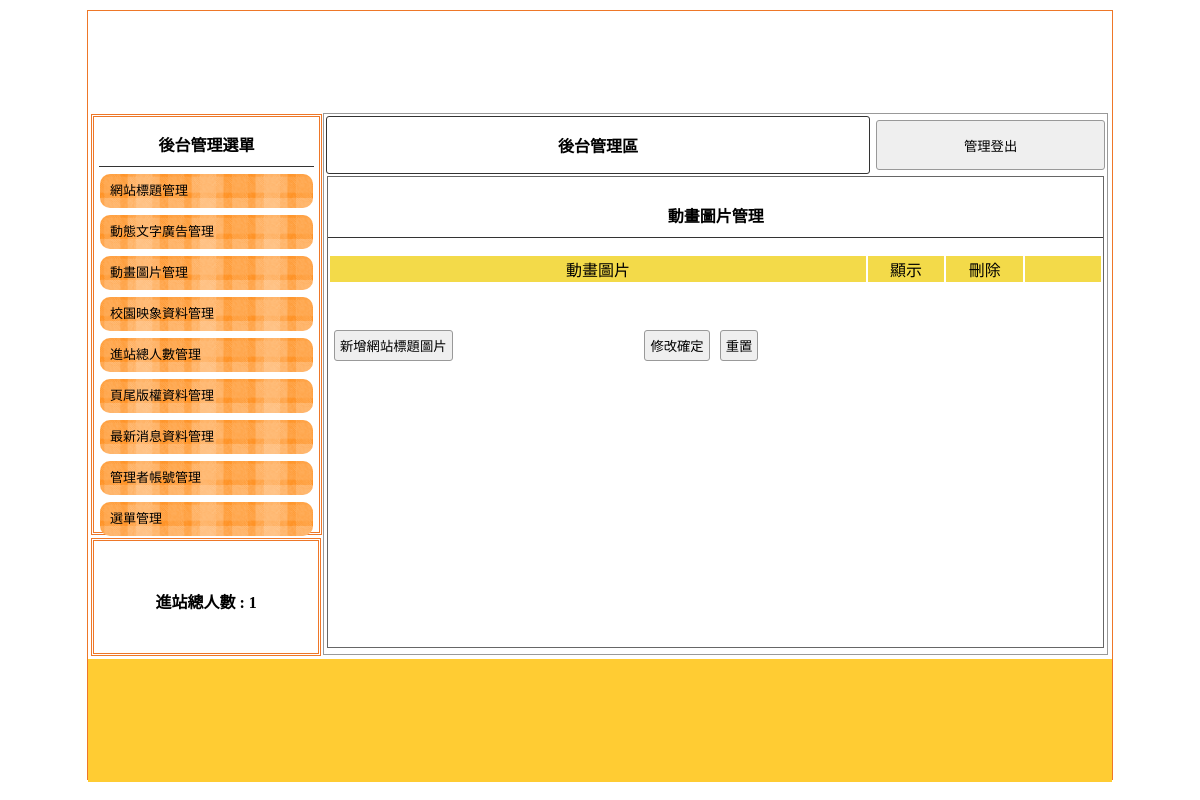
Before: /admin.php?do=mvim with the older database file.
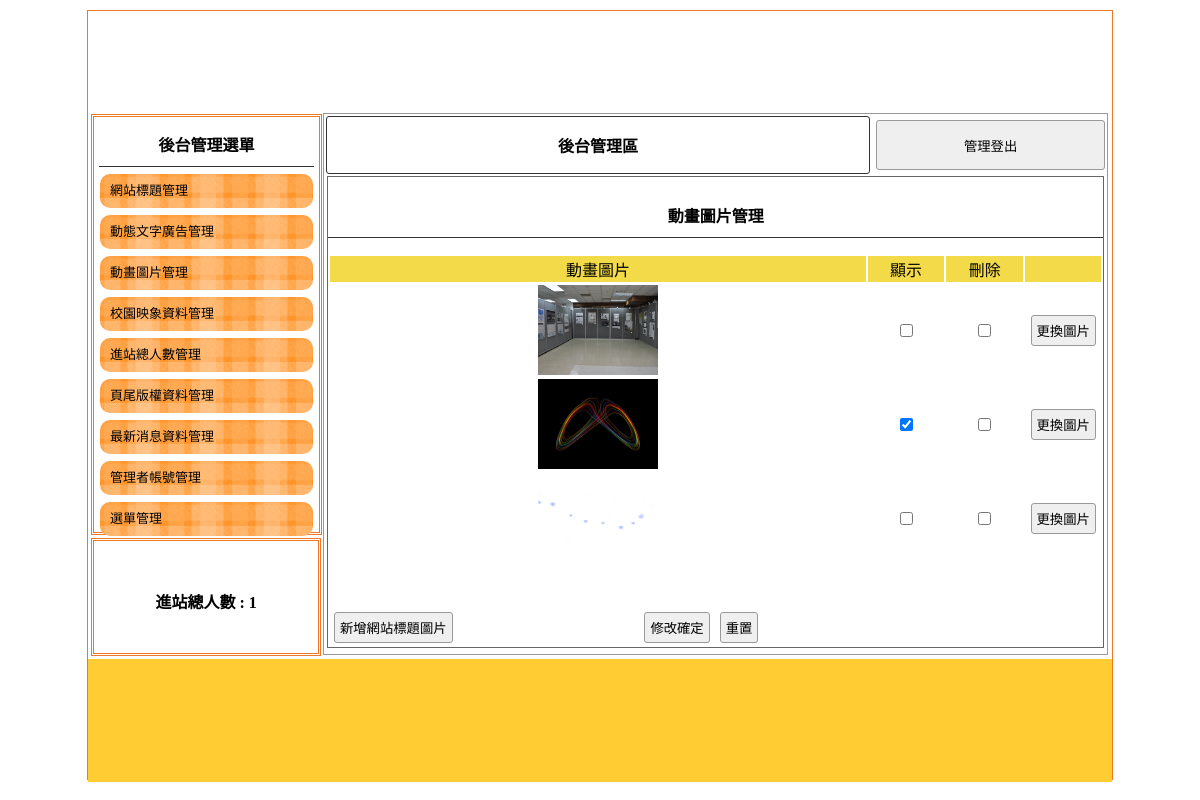
After: the same page with the newer database file.
### tables this page shows
CREATE TABLE `mvim` (
  `id` int(10) UNSIGNED NOT NULL,
  `img` text NOT NULL,
  `sh` int(1) UNSIGNED NOT NULL
);

### api/base.php (called while the page is built, shortened)
<?php
class DB
{
    protected $table;
    protected $dsn = "mysql:host=localhost;charset=utf8;dbname=db15";
    protected $pdo;
    public function __construct($table)
    {
        $this->table = $table;
        $this->pdo = new PDO($this->dsn, 'root', '');
    }
    public function all(...$arg)
    {
        $sql = "select * from  `$this->table`";
        return $this->pdo->query($sql)->fetchAll(PDO::FETCH_ASSOC);
    }
    public function find($arg)
    {
        $sql = "select * from `$this->table` ";
        if (is_array($arg)) {
            $tmp = $this->a2s($arg);
            $sql .= " where " . join(" && ", $tmp);
        } else {
            $sql .= " where `id`='$arg'";
        }
        return $this->pdo->query($sql)->fetch(PDO::FETCH_ASSOC);
    }
    protected function a2s($array)
    {
        $tmp = [];
        foreach ($array as $key => $value) {
            $tmp[] = "`$key`='$value'";
        }
        return $tmp;
    }
}
$Title = new DB('title');
$Mvim = new DB('mvim');

### backend/mvim.php (the view, shortened to what this page needs)
<div style="width:99%; height:87%; margin:auto; overflow:auto; border:#666 1px solid;">
    <p class="t cent botli">動畫圖片管理</p>
    <form method="post" action="./api/edit.php">
        <table width="100%">
            <tbody>
                <tr class="yel">
                    <td width="70%">動畫圖片</td>
                    <td width="10%">顯示</td>
                    <td width="10%">刪除</td>
                    <td></td>
                </tr>
                <?php
                $rows = $Mvim->all();
                foreach ($rows as $row) {
                ?>
                    <tr class='cent'>
                        <td width="70%">
                            <img src="./images/<?= $row['img']; ?>" style='width:120px;height:90px'>
                        </td>
                        <td width="10%">
                            <input type="checkbox" name="sh[]" value="<?= $row['id']; ?>" <?= ($row['sh'] == 1) ? "checked" : ""; ?>>
                        </td>
                        <td width=" 10%">
                            <input type="checkbox" name="del[]" value="<?= $row['id']; ?>">
                        </td>
                        <td><input type='button' value='更換圖片' onclick="op('#cover','#cvr','./modals/<?= $do; ?>_update.php?id=<?= $row['id']; ?>')"></td>
                    </tr>
                <?php
                }
                ?>
            </tbody>
        </table>
        <table style=" margin-top:40px; width:70%;">
            <tbody>
                <tr>
                    <td width="200px">
                        <input type="button" onclick="op('#cover','#cvr','./modals/<?= $do; ?>.php')" value="新增網站標題圖片">
                    </td>
                    <td class="cent">
                        <input type="submit" value="修改確定">
                        <input type="reset" value="重置">
                    </td>
                </tr>
            </tbody>
        </table>
    </form>
</div>

### admin.php (shortened to what this page needs)
<?php include_once "./api/base.php"; ?>
<!DOCTYPE html PUBLIC "-//W3C//DTD XHTML 1.0 Transitional//EN" "http://www.w3.org/TR/xhtml1/DTD/xhtml1-transitional.dtd">
<html xmlns="http://www.w3.org/1999/xhtml">
<head>
	<link href="./css/css.css" rel="stylesheet" type="text/css">
</head>
<body>
	<div id="main">
	<?php
		$title = $Title->find(['sh' => 1]);
		?>
		<a title="<?= $title['text']; ?>" href="index.php">
			<div class="ti" style="background:url(&#39;images/<?= $title['img']; ?>&#39;); background-size:cover;"></div>
		</a>
		<div id="ms">
			<div id="lf" style="float:left;">
				<div id="menuput" class="dbor">
					<span class="t botli">後台管理選單</span>
					<a style="color:#000; font-size:13px; text-decoration:none;" href="?do=title">
						<div class="mainmu">
							網站標題管理 </div>
					</a>
					<a style="color:#000; font-size:13px; text-decoration:none;" href="?do=ad">
						<div class="mainmu">
							動態文字廣告管理 </div>
					</a>
					<a style="color:#000; font-size:13px; text-decoration:none;" href="?do=mvim">
						<div class="mainmu">
							動畫圖片管理 </div>
					</a>
					<a style="color:#000; font-size:13px; text-decoration:none;" href="?do=image">
						<div class="mainmu">
							校園映象資料管理 </div>
					</a>
					<a style="color:#000; font-size:13px; text-decoration:none;" href="?do=total">
						<div class="mainmu">
							進站總人數管理 </div>
					</a>
					<a style="color:#000; font-size:13px; text-decoration:none;" href="?do=bottom">
						<div class="mainmu">
							頁尾版權資料管理 </div>
					</a>
					<a style="color:#000; font-size:13px; text-decoration:none;" href="?do=news">
						<div class="mainmu">
							最新消息資料管理 </div>
					</a>
					<a style="color:#000; font-size:13px; text-decoration:none;" href="?do=admin">
						<div class="mainmu">
							管理者帳號管理 </div>
					</a>
					<a style="color:#000; font-size:13px; text-decoration:none;" href="?do=menu">
						<div class="mainmu">
							選單管理 </div>
					</a>
				</div>
				<div class="dbor" style="margin:3px; width:95%; height:20%; line-height:100px;">
					<span class="t">進站總人數 :
						1 </span>
				</div>
			</div>
			<div class="di" style="height:540px; border:#999 1px solid; width:76.5%; margin:2px 0px 0px 0px; float:left; position:relative; left:20px;">
				<table width="100%">
					<tbody>
						<tr>
							<td style="width:70%;font-weight:800; border:#333 1px solid; border-radius:3px;" class="cent"><a href="?do=admin" style="color:#000; text-decoration:none;">後台管理區</a></td>
							<td><button onclick="document.cookie=&#39;user=&#39;;location.replace(&#39;?&#39;)" style="width:99%; margin-right:2px; height:50px;">管理登出</button></td>
						</tr>
					</tbody>
				</table>
				<?php
				$do = $_GET['do'] ?? 'title';
				$file = "./backend/{$do}.php";
				if (file_exists($file)) {
					include $file;
				} else {
					include "./backend/title.php";
				}
				?>
			</div>
		</div>
		<div style="width:1024px; left:0px; position:relative; background:#FC3; margin-top:4px; height:123px; display:block;">
			<span class="t" style="line-height:123px;"></span>
		</div>
	</div>
</body>
</html>

### css/css.css (style rules this page uses)
body { padding:0px; margin:0px; }
#main { width:1024px; height:768px; margin:10px auto 10px auto; border:#EE7728 1px solid; position:relative; }
.ti { width:100%; height:100px; position:relative; background-size:cover; background-repeat:no-repeat; }
.dbor { border:#EE7728 double 3px; margin:1px; padding:2px 10px 2px 10px; }
.t { font-weight:800; display:block; text-align:center; padding:10px 1px 10px 1px; }
.botli { border-bottom:#333 1px solid; }
.mainmu { position:relative; border-radius:10px; background:url(../icon/menu.fw.png) center no-repeat; background-size:cover; line-height:30px; padding:2px 10px 2px 10px; margin:7px 1px 7px 1px; }
#lf { height:540px; width:21%; display:inline-block; }
#menuput { width:100%; height:75%; position:relative; padding:5px; display:block; margin: 3px; }
.di { display:inline-block; }
.cent { text-align:center; }
input,button { border:#999 1px solid; border-radius:3px; background:#EFEFEF; padding:5px; margin:3px; }
.yel td { background:#F3DA49; text-align:center; }

Changed rows visible on the page:
added mvim: img (picture)
added mvim: img (picture), sh "☑"
added mvim: img (picture)
